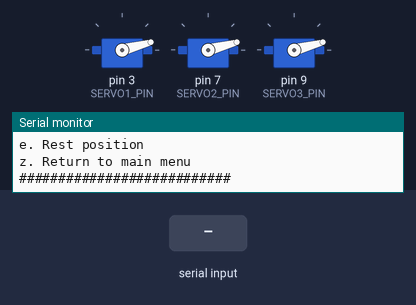
The sketch below on a simulated Arduino Uno, built with avr-gcc and run on an emulated ATmega328P. Parts: 3 × servo, the last lines printed to the serial monitor. The inputs (shaded band) are chosen by the test bench.

Above: at 2.1 s.
2.2 s: "1" received over Serial
At 2.9 s:
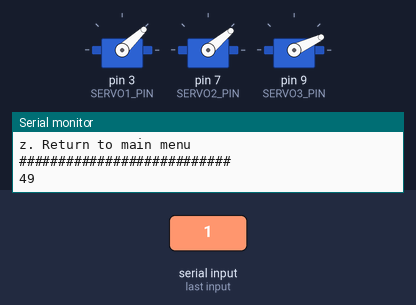
4.6 s: byte 99 ('c') received over Serial
At 7.5 s:
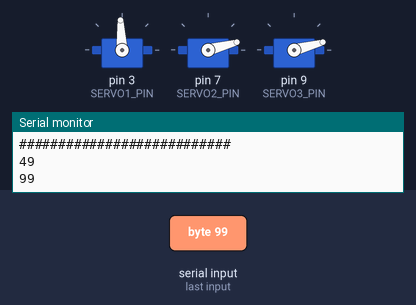
7.6 s: byte 97 ('a') received over Serial
At 9.0 s:
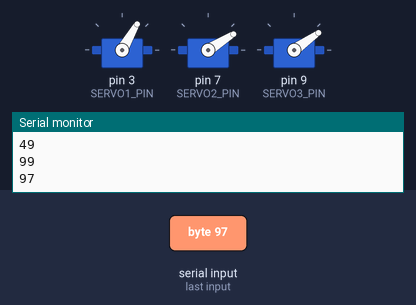
10.6 s: byte 98 ('b') received over Serial
At 11.6 s:
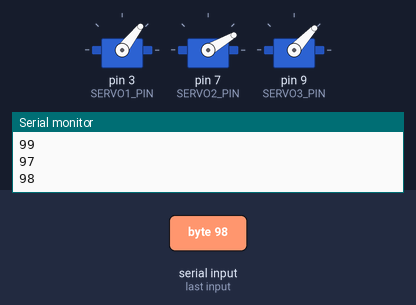
13.2 s: byte 100 ('d') received over Serial
At 15.6 s:
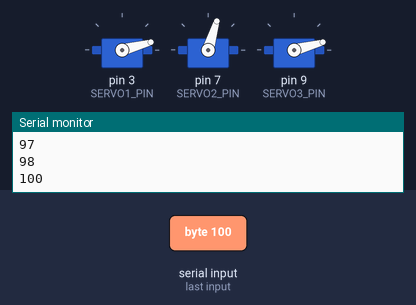
16.2 s: "4" received over Serial
At 17.2 s:
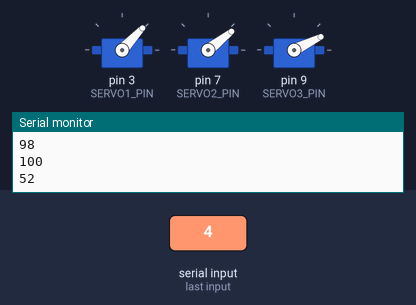
Timing chart, 0 to 19.2 s (numbered marks = the images above; inputs shaded):
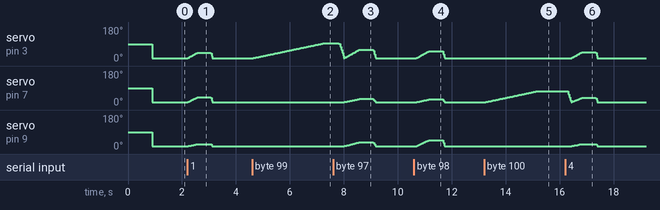

The sketch:

deltaRobot.ino
```cpp
#include <Servo.h>


// Declare servo objects
Servo SERVO1;
Servo SERVO2;
Servo SERVO3;


//define  pins
#define SERVO1_PIN     3
#define SERVO2_PIN     7
#define SERVO3_PIN     9

int incomingByte = 0;

double curPosition1 = 700;//1500
double curPosition2 = 700;
double curPosition3 = 700;


void setup(){

  // Attach servo and set limits
  SERVO1.attach(SERVO1_PIN);
  SERVO2.attach(SERVO2_PIN);
  SERVO3.attach(SERVO3_PIN);

  Serial.begin(9600);
  delay (500);
  Serial.println("Hello! I'm delta robot ");
  mainMenu();
  moveServos(curPosition1, curPosition2, curPosition3, 2);

}

void loop(){

  delay(100);


  if (Serial.available() > 0) {

    incomingByte = Serial.read();
    Serial.println(incomingByte);

    switch(incomingByte)
    {
      case '1': pushButton(1);break;
      case '2': pushButton(2);break;
      case '3': pushButton(3);break;
      case '4': pushButton(4);break;
      case '5': pushButton(5);break;
      case '6': pushButton(6);break;
      case '7': pushButton(7);break;
      case '8': pushButton(8);break;
      case '9': pushButton(9);break;
      case '0': pushButton(0);break;
      case 'a': pushButton(10);break;
      case 'b': pushButton(11);break;
      case 'c': pushButton(12);break;
      case 'd': pushButton(13);break;
      case 'e': pushButton(14);break;
      case 'z': mainMenu(); break;
      }
  }


}

void pushButton(int button)
{
  if(button == 14) { moveServos(700, 700, 700, 0); return;}
  moveServos(700, 700, 700, 0);
  switch(button)
  {
    case 1: moveServos( 990,  960,  805, 1); break; case 2: moveServos( 940,  950,  875, 1); break; case 3: moveServos( 900,  940,  930, 1); break;
    case 4: moveServos(1025,  935,  815, 1); break; case 5: moveServos( 960,  910,  875, 1); break; case 6: moveServos( 925,  895,  940, 1); break;
    case 7: moveServos(1045,  895,  835, 1); break; case 8: moveServos( 990,  875,  890, 1); break; case 9: moveServos( 960,  870,  950, 1); break;
                                                    case 0: moveServos(1035,  855,  915, 1); break;
    case 10:moveServos(1160,  870,  910, 1); break;                                                 case 11:moveServos(1080,  850, 1025, 1); break;
    case 12: moveServos(1500,  700,  700, 3); break;
    case 13: moveServos(700,  1300,  700, 3); break;

    }
    delay(500);
    if(button !=12 && button !=13) moveServos(700, 700, 700, 0);
  }

void push_(int i)
{
/*

  switch(i)
  {
    case 1:  moveServos(curPosition1 + 10, curPosition2 + 10, curPosition3 + 10, 0);break;

    case 2:  moveServos(curPosition1 + 10, curPosition2, curPosition3, 0);break;
    case 3:  moveServos(curPosition1, curPosition2 + 10, curPosition3, 0);break;
    case 4:  moveServos(curPosition1, curPosition2, curPosition3  + 10, 0);break;
    case 5:  moveServos(curPosition1 - 10, curPosition2, curPosition3, 0);break;
    case 6:  moveServos(curPosition1, curPosition2 - 10, curPosition3, 0);break;
    case 7:  moveServos(curPosition1, curPosition2, curPosition3  - 10, 0);break;
    case 8:  moveServos(curPosition1 - 10, curPosition2 - 10, curPosition3 - 10, 0);break;
    case 9:  moveServos(700, 700, 700, 0);moveServos(1155, 865, 905, 1);delay(500);moveServos(700, 700, 700, 0);break;
    case 0:  mainMenu();moveServos(700, 700, 700, 0);break;
    case 101:moveServos(700, 700, 700, 0);moveServos(900, 940, 930, 1);delay(500);moveServos(700, 700, 700, 0);break;
    case 102:moveServos(700, 700, 700, 0);moveServos(940, 950, 875, 1);delay(500);moveServos(700, 700, 700, 0);break;
    case 103:moveServos(700, 700, 700, 0);moveServos(990, 960, 805, 1);delay(500);moveServos(700, 700, 700, 0);break;
    case 104:moveServos(700, 700, 700, 0);moveServos(925, 895, 940, 1);delay(500);moveServos(700, 700, 700, 0);break;
    case 105:moveServos(700, 700, 700, 0);moveServos(960, 910, 875, 1);delay(500);moveServos(700, 700, 700, 0);break;
    case 106:moveServos(700, 700, 700, 0);moveServos(1025, 935, 815, 1);delay(500);moveServos(700, 700, 700, 0);break;
    case 107:moveServos(700, 700, 700, 0);moveServos(960, 870, 950, 1);delay(500);moveServos(700, 700, 700, 0);break;
    case 108:moveServos(700, 700, 700, 0);moveServos(990, 875, 890, 1);delay(500);moveServos(700, 700, 700, 0);break;
    case 109:moveServos(700, 700, 700, 0);moveServos(1045, 895, 835, 1);delay(500);moveServos(700, 700, 700, 0);break;
    case 110:moveServos(700, 700, 700, 0);moveServos(1035, 855, 915, 1);delay(500);moveServos(700, 700, 700, 0);break;
    case 111:moveServos(700, 700, 700, 0);moveServos(1075, 845, 1020, 1);delay(500);moveServos(700, 700, 700, 0);break;
    case 112:moveServos(700, 700, 700, 0);moveServos(1155, 865, 905, 1);delay(500);moveServos(700, 700, 700, 0);break;
    case 201:moveServos(1700, 700, 700, 3);break;
    }
    Serial.println(curPosition1);
    Serial.println(curPosition2);
    Serial.println(curPosition3);*/
  }

void mainMenu()
{
   Serial.println("###########################");
   Serial.println("Choose the option: (z - return to main menu)");
   Serial.println("1. Push button 1");
   Serial.println("2. Push button 2");
   Serial.println("3. Push button 3");
   Serial.println("4. Push button 4");
   Serial.println("5. Push button 5");
   Serial.println("6. Push button 6");
   Serial.println("7. Push button 7");
   Serial.println("8. Push button 8");
   Serial.println("9. Push button 9");
   Serial.println("0. Push button 0");
   Serial.println("a. Push CANCEL button");
   Serial.println("b. Push ENTER button");
   Serial.println("c. Go to save position #1");
   Serial.println("d. Go to save position #2");
   Serial.println("e. Rest position");
   Serial.println("z. Return to main menu");
   Serial.println("###########################");
}


void moveServos(double pos1, double pos2, double pos3, int moveDelay)
    {
      double d1 = pos1 - curPosition1;
      double d2 = pos2 - curPosition2;
      double d3 = pos3 - curPosition3;
      double k1, k2 = 0;


      int maxNumber = getMaxNumber(abs(d1), abs(d2), abs(d3));
      if (maxNumber == 0)return;


      switch(maxNumber)
      {
        case 1: if(d1==0){k1 = 0;k2 = 0;}else{k1 = d2/abs(d1); k2 = d3/abs(d1);}

                if(d1 >= 0)
                {
                  for(int i = curPosition1; i <= pos1; i++)
                  {
                    SERVO1.writeMicroseconds(i);
                    curPosition2 += k1;
                    curPosition3 += k2;
                    SERVO2.writeMicroseconds(curPosition2);
                    SERVO3.writeMicroseconds(curPosition3);
                    delay(moveDelay);
                    }
                    curPosition1 = pos1;
                  }else
                  {
                  for(int i = curPosition1; i >= pos1; i--)
                  {
                    SERVO1.writeMicroseconds(i);
                    curPosition2 += k1;
                    curPosition3 += k2;
                    SERVO2.writeMicroseconds(curPosition2);
                    SERVO3.writeMicroseconds(curPosition3);
                    delay(moveDelay);
                    }
                    curPosition1 = pos1;
                  }break;
        case 2: if(d2==0){k1 = 0;k2 = 0;}else{k1 = d1/abs(d2); k2 = d3/abs(d2);}


                if(d2 >= 0)
                {
                  for(int i = curPosition2; i <= pos2; i++)
                  {
                    SERVO2.writeMicroseconds(i);
                    curPosition1 += k1;
                    curPosition3 += k2;
                    SERVO1.writeMicroseconds(curPosition1);
                    SERVO3.writeMicroseconds(curPosition3);
                    delay(moveDelay);
                    }
                    curPosition2 = pos2;
                  }else
                  {
                  for(int i = curPosition2; i >= pos2; i--)
                  {
                    SERVO2.writeMicroseconds(i);
                    curPosition1 += k1;
                    curPosition3 += k2;
                    SERVO1.writeMicroseconds(curPosition1);
                    SERVO3.writeMicroseconds(curPosition3);
                    delay(moveDelay);
                    }
                    curPosition2 = pos2;
                  }break;
        case 3: if(d3==0){k1 = 0;k2 = 0;}else{k1 = d1/abs(d3); k2 = d2/abs(d3);}

                if(d3 >= 0)
                {
                  for(int i = curPosition3; i <= pos3; i++)
                  {
                    SERVO3.writeMicroseconds(i);
                    curPosition1 += k1;
                    curPosition2 += k2;
                    SERVO1.writeMicroseconds(curPosition1);
                    SERVO2.writeMicroseconds(curPosition2);
                    delay(moveDelay);
                    }
                    curPosition3 = pos3;
                  }else
                  {
                  for(int i = curPosition3; i >= pos3; i--)
                  {
                    SERVO3.writeMicroseconds(i);
                    curPosition1 += k1;
                    curPosition2 += k2;
                    SERVO1.writeMicroseconds(curPosition1);
                    SERVO2.writeMicroseconds(curPosition2);
                    delay(moveDelay);
                    }
                    curPosition3 = pos3;
                  }break;

        }


      }

int getMaxNumber(int p1, int p2, int p3)
{
  if(p1>=p2&&p1>=p3)return 1;
  if(p2>=p1&&p2>=p3)return 2;
  if(p3>=p1&&p3>=p2)return 3;
  return 0;
  }
```

Measured:
- after the input at 2.2 s, servo on pin 3 (SERVO1_PIN): rises from 15° to 43° in 0.35 s, then falls to 15° in 0.57 s; servo on pin 7 (SERVO2_PIN): rises from 15° to 40° in 0.35 s, then falls to 15° in 0.57 s; servo on pin 9 (SERVO3_PIN): rises from 15° to 25° in 0.30 s, then falls to 15° in 0.59 s
- after the input at 4.6 s, servo on pin 3 (SERVO1_PIN): moves from 15° to 93° over 2.6 s, starting at once
- after the input at 7.6 s, servo on pin 7 (SERVO2_PIN): rises from 15° to 32° in 0.55 s, then falls to 15° in 0.61 s; servo on pin 9 (SERVO3_PIN): rises from 15° to 35° in 0.53 s, then falls to 15° in 0.62 s
- after the input at 10.6 s, servo on pin 3 (SERVO1_PIN): rises from 15° to 52° in 0.46 s, then falls to 15° in 0.59 s; servo on pin 7 (SERVO2_PIN): rises from 15° to 30° in 0.45 s, then falls to 15° in 0.59 s; servo on pin 9 (SERVO3_PIN): rises from 15° to 47° in 0.45 s, then falls to 15° in 0.59 s
- after the input at 13.2 s, servo on pin 7 (SERVO2_PIN): moves from 15° to 73° over 1.9 s, starting after 0.05 s
- after the input at 16.2 s, servo on pin 3 (SERVO1_PIN): rises from 15° to 47° in 0.38 s, then falls to 15° in 0.58 s; servo on pin 9 (SERVO3_PIN): rises from 15° to 26° in 0.35 s, then falls to 15° in 0.60 s
